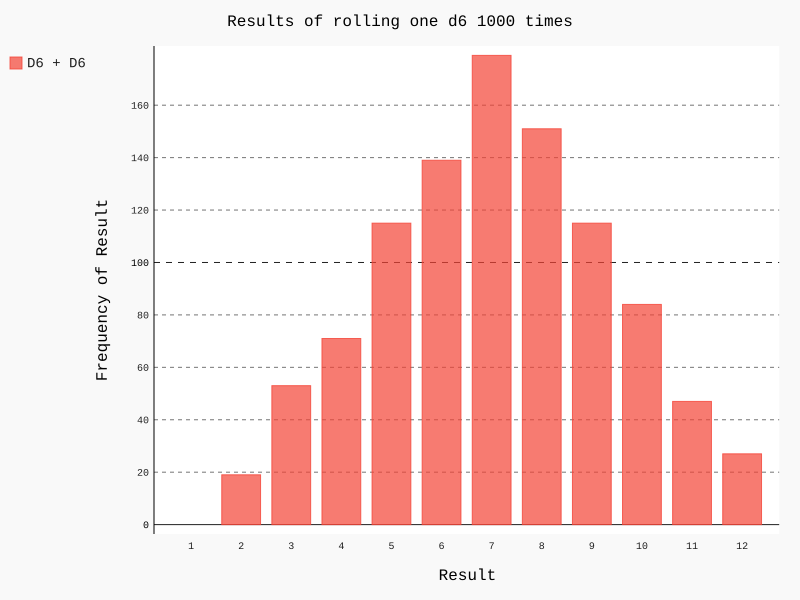

Recreate this plot in Python.
import pygal

from die import Die

# create a d6
die_1 = Die()
die_2 = Die()

# roll and store the results
results = []
for roll_num in range(1000):
	result = die_1.roll() + die_2.roll()
	results.append(result)
	
# analyze results
frequencies = []
max_result = die_1.num_sides + die_2.num_sides
for value in range(1, max_result+1):
	frequency = results.count(value)
	frequencies.append(frequency)
	
# visualize results
hist = pygal.Bar()
hist.title = "Results of rolling one d6 1000 times"
hist.x_labels = [str(x) for x in range(1,max_result+1)]
hist.x_title = "Result"
hist.y_title = "Frequency of Result"

hist.add('D6 + D6', frequencies)
hist.render_to_file('die_visual.svg')
